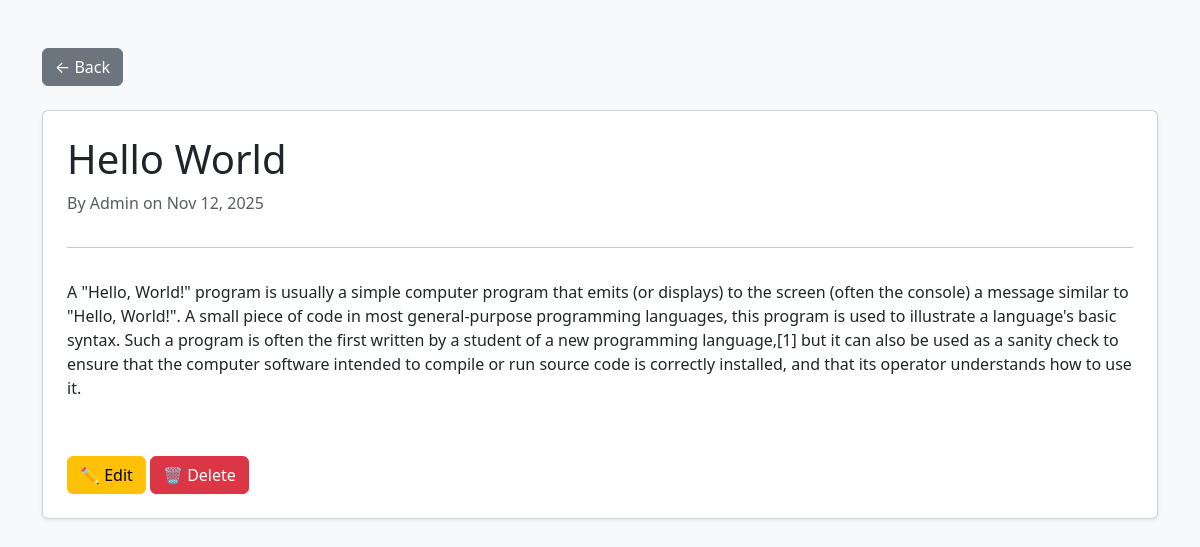
The app's page /post/1/ with its own data.
### blog/models.py (models this page shows, shortened)
class Post(models.Model):
    title = models.CharField(max_length=200)
    content = models.TextField()
    created_at = models.DateTimeField(default=timezone.now)
    author = models.CharField(max_length=100, default="Admin")

### blog/views.py (the view)
# urls.py: path('post/<int:pk>/', views.post_detail, name='post_detail'),
def post_detail(request, pk):
    post = get_object_or_404(Post, pk=pk)
    return render(request, 'blog/post_detail.html', {'post': post})

### blog/templates/blog/post_detail.html (shortened to what this page needs)
<!DOCTYPE html>
<html lang="en">
<head>
  <link href="https://cdn.jsdelivr.net/npm/bootstrap@5.3.3/dist/css/bootstrap.min.css" rel="stylesheet">
</head>
<body class="bg-light">
<div class="container mt-5">
  <a href="/" class="btn btn-secondary mb-4">&larr; Back</a>
  <div class="card shadow-sm p-4">
    <h1>{{ post.title }}</h1>
    <p class="text-muted">By {{ post.author }} on {{ post.created_at|date:"M d, Y" }}</p>
    <hr>
    <p>{{ post.content|linebreaks }}</p>
    <div class="mt-4">
      <a href="{% url 'post_edit' post.pk %}" class="btn btn-warning">✏️ Edit</a>
      <a href="{% url 'post_delete' post.pk %}" class="btn btn-danger">🗑 Delete</a>
    </div>
  </div>
</div>
</body>
</html>

### records on screen
Post: title "Hello World", author "Admin", created_at "Nov 12, 2025", content "A \"Hello, World!\" program is usually a simple computer program that emits (or displays) to the screen (often the console) a message similar to \"Hello, World!\". A small piece of code in most general-purpose programming languages, this program is used to illustrate a language's basic syntax. Such a program is often the first written by a student of a new programming language,[1] but it can also be used as a sanity check to ensure that the computer software intended to compile or run source code is correctly installed, and that its operator understands how to use it."
